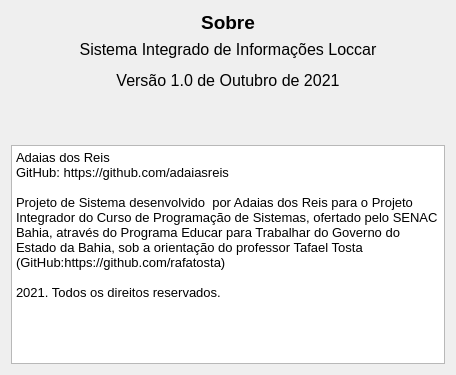
<?xml version="1.0" encoding="UTF-8"?>
<ui version="4.0">
 <class>Form</class>
 <widget class="QWidget" name="Form">
  <property name="geometry">
   <rect>
    <x>0</x>
    <y>0</y>
    <width>456</width>
    <height>375</height>
   </rect>
  </property>
  <property name="windowTitle">
   <string>Sobre</string>
  </property>
  <layout class="QVBoxLayout" name="verticalLayout_2">
   <item>
    <layout class="QVBoxLayout" name="verticalLayout">
     <item>
      <layout class="QGridLayout" name="gridLayout">
       <item row="0" column="0">
        <widget class="QLabel" name="label">
         <property name="font">
          <font>
           <pointsize>14</pointsize>
           <weight>75</weight>
           <bold>true</bold>
          </font>
         </property>
         <property name="text">
          <string>&lt;html&gt;&lt;head/&gt;&lt;body&gt;&lt;p align=&quot;center&quot;&gt;Sobre&lt;/p&gt;&lt;/body&gt;&lt;/html&gt;</string>
         </property>
        </widget>
       </item>
       <item row="1" column="0">
        <widget class="QLabel" name="label_2">
         <property name="font">
          <font>
           <pointsize>12</pointsize>
           <weight>50</weight>
           <bold>false</bold>
          </font>
         </property>
         <property name="text">
          <string>&lt;html&gt;&lt;head/&gt;&lt;body&gt;&lt;p align=&quot;center&quot;&gt;Sistema Integrado de Informações Loccar&lt;/p&gt;&lt;p align=&quot;center&quot;&gt;Versão 1.0 de Outubro de 2021&lt;/p&gt;&lt;p align=&quot;center&quot;&gt;&lt;br/&gt;&lt;/p&gt;&lt;/body&gt;&lt;/html&gt;</string>
         </property>
        </widget>
       </item>
      </layout>
     </item>
     <item>
      <widget class="QPlainTextEdit" name="plainTextEdit">
       <property name="font">
        <font>
         <pointsize>10</pointsize>
        </font>
       </property>
       <property name="readOnly">
        <bool>true</bool>
       </property>
       <property name="plainText">
        <string>Adaias dos Reis
GitHub: https://github.com/adaiasreis

Projeto de Sistema desenvolvido  por Adaias dos Reis para o Projeto Integrador do Curso de Programação de Sistemas, ofertado pelo SENAC Bahia, através do Programa Educar para Trabalhar do Governo do Estado da Bahia, sob a orientação do professor Tafael Tosta (GitHub:https://github.com/rafatosta)

2021. Todos os direitos reservados.

</string>
       </property>
      </widget>
     </item>
    </layout>
   </item>
  </layout>
 </widget>
 <resources/>
 <connections/>
</ui>
